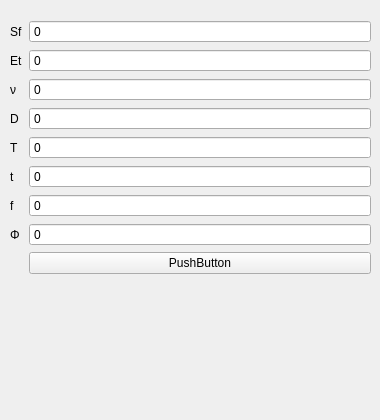
    <widget class="QWidget" name="bmin">
     <widget class="QWidget" name="formLayoutWidget_15">
      <property name="geometry">
       <rect>
        <x>10</x>
        <y>20</y>
        <width>361</width>
        <height>391</height>
       </rect>
      </property>
      <layout class="QFormLayout" name="formLayout_4">
       <item row="0" column="0">
        <widget class="QLabel" name="htext_65">
         <property name="text">
          <string>Sf</string>
         </property>
        </widget>
       </item>
       <item row="0" column="1">
        <widget class="QDoubleSpinBox" name="DoubleSpinBox_19">
         <property name="buttonSymbols">
          <enum>QAbstractSpinBox::NoButtons</enum>
         </property>
         <property name="specialValueText">
          <string>0</string>
         </property>
         <property name="decimals">
          <number>3</number>
         </property>
         <property name="minimum">
          <double>-1000000000000.000000000000000</double>
         </property>
         <property name="maximum">
          <double>1000000000000.000000000000000</double>
         </property>
         <property name="value">
          <double>-1000000000000.000000000000000</double>
         </property>
        </widget>
       </item>
       <item row="1" column="0">
        <widget class="QLabel" name="htext_66">
         <property name="text">
          <string>Et</string>
         </property>
        </widget>
       </item>
       <item row="1" column="1">
        <widget class="QDoubleSpinBox" name="DoubleSpinBox_20">
         <property name="buttonSymbols">
          <enum>QAbstractSpinBox::NoButtons</enum>
         </property>
         <property name="specialValueText">
          <string>0</string>
         </property>
         <property name="decimals">
          <number>3</number>
         </property>
         <property name="minimum">
          <double>-1000000000000.000000000000000</double>
         </property>
         <property name="maximum">
          <double>1000000000000.000000000000000</double>
         </property>
         <property name="value">
          <double>-1000000000000.000000000000000</double>
         </property>
        </widget>
       </item>
       <item row="2" column="0">
        <widget class="QLabel" name="htext_67">
         <property name="text">
          <string>ν</string>
         </property>
        </widget>
       </item>
       <item row="2" column="1">
        <widget class="QDoubleSpinBox" name="DoubleSpinBox_21">
         <property name="buttonSymbols">
          <enum>QAbstractSpinBox::NoButtons</enum>
         </property>
         <property name="specialValueText">
          <string>0</string>
         </property>
         <property name="decimals">
          <number>3</number>
         </property>
         <property name="minimum">
          <double>-1000000000000.000000000000000</double>
         </property>
         <property name="maximum">
          <double>1000000000000.000000000000000</double>
         </property>
         <property name="value">
          <double>-1000000000000.000000000000000</double>
         </property>
        </widget>
       </item>
       <item row="3" column="0">
        <widget class="QLabel" name="htext_68">
         <property name="text">
          <string>D</string>
         </property>
        </widget>
       </item>
       <item row="3" column="1">
        <widget class="QDoubleSpinBox" name="DoubleSpinBox_22">
         <property name="buttonSymbols">
          <enum>QAbstractSpinBox::NoButtons</enum>
         </property>
         <property name="specialValueText">
          <string>0</string>
         </property>
         <property name="decimals">
          <number>3</number>
         </property>
         <property name="minimum">
          <double>-1000000000000.000000000000000</double>
         </property>
         <property name="maximum">
          <double>1000000000000.000000000000000</double>
         </property>
         <property name="value">
          <double>-1000000000000.000000000000000</double>
         </property>
        </widget>
       </item>
       <item row="4" column="0">
        <widget class="QLabel" name="htext_71">
         <property name="text">
          <string>T</string>
         </property>
        </widget>
       </item>
       <item row="4" column="1">
        <widget class="QDoubleSpinBox" name="DoubleSpinBox_24">
         <property name="buttonSymbols">
          <enum>QAbstractSpinBox::NoButtons</enum>
         </property>
         <property name="specialValueText">
          <string>0</string>
         </property>
         <property name="decimals">
          <number>3</number>
         </property>
         <property name="minimum">
          <double>-1000000000000.000000000000000</double>
         </property>
         <property name="maximum">
          <double>1000000000000.000000000000000</double>
         </property>
         <property name="value">
          <double>-1000000000000.000000000000000</double>
         </property>
        </widget>
       </item>
       <item row="5" column="0">
        <widget class="QLabel" name="htext_69">
         <property name="text">
          <string>t</string>
         </property>
        </widget>
       </item>
       <item row="5" column="1">
        <widget class="QDoubleSpinBox" name="DoubleSpinBox_23">
         <property name="buttonSymbols">
          <enum>QAbstractSpinBox::NoButtons</enum>
         </property>
         <property name="specialValueText">
          <string>0</string>
         </property>
         <property name="decimals">
          <number>3</number>
         </property>
         <property name="minimum">
          <double>-1000000000000.000000000000000</double>
         </property>
         <property name="maximum">
          <double>1000000000000.000000000000000</double>
         </property>
         <property name="value">
          <double>-1000000000000.000000000000000</double>
         </property>
        </widget>
       </item>
       <item row="6" column="0">
        <widget class="QLabel" name="erLabel">
         <property name="text">
          <string>f</string>
         </property>
        </widget>
       </item>
       <item row="7" column="0">
        <widget class="QLabel" name="wLabel">
         <property name="text">
          <string>Φ</string>
         </property>
        </widget>
       </item>
       <item row="8" column="1">
        <widget class="QPushButton" name="pushButton_25">
         <property name="text">
          <string>PushButton</string>
         </property>
        </widget>
       </item>
       <item row="6" column="1">
        <widget class="QDoubleSpinBox" name="DoubleSpinBox_25">
         <property name="buttonSymbols">
          <enum>QAbstractSpinBox::NoButtons</enum>
         </property>
         <property name="specialValueText">
          <string>0</string>
         </property>
         <property name="decimals">
          <number>3</number>
         </property>
         <property name="minimum">
          <double>-1000000000000.000000000000000</double>
         </property>
         <property name="maximum">
          <double>1000000000000.000000000000000</double>
         </property>
         <property name="value">
          <double>-1000000000000.000000000000000</double>
         </property>
        </widget>
       </item>
       <item row="7" column="1">
        <widget class="QDoubleSpinBox" name="DoubleSpinBox_26">
         <property name="buttonSymbols">
          <enum>QAbstractSpinBox::NoButtons</enum>
         </property>
         <property name="specialValueText">
          <string>0</string>
         </property>
         <property name="decimals">
          <number>3</number>
         </property>
         <property name="minimum">
          <double>-1000000000000.000000000000000</double>
         </property>
         <property name="maximum">
          <double>1000000000000.000000000000000</double>
         </property>
         <property name="value">
          <double>-1000000000000.000000000000000</double>
         </property>
        </widget>
       </item>
      </layout>
     </widget>
    </widget>
